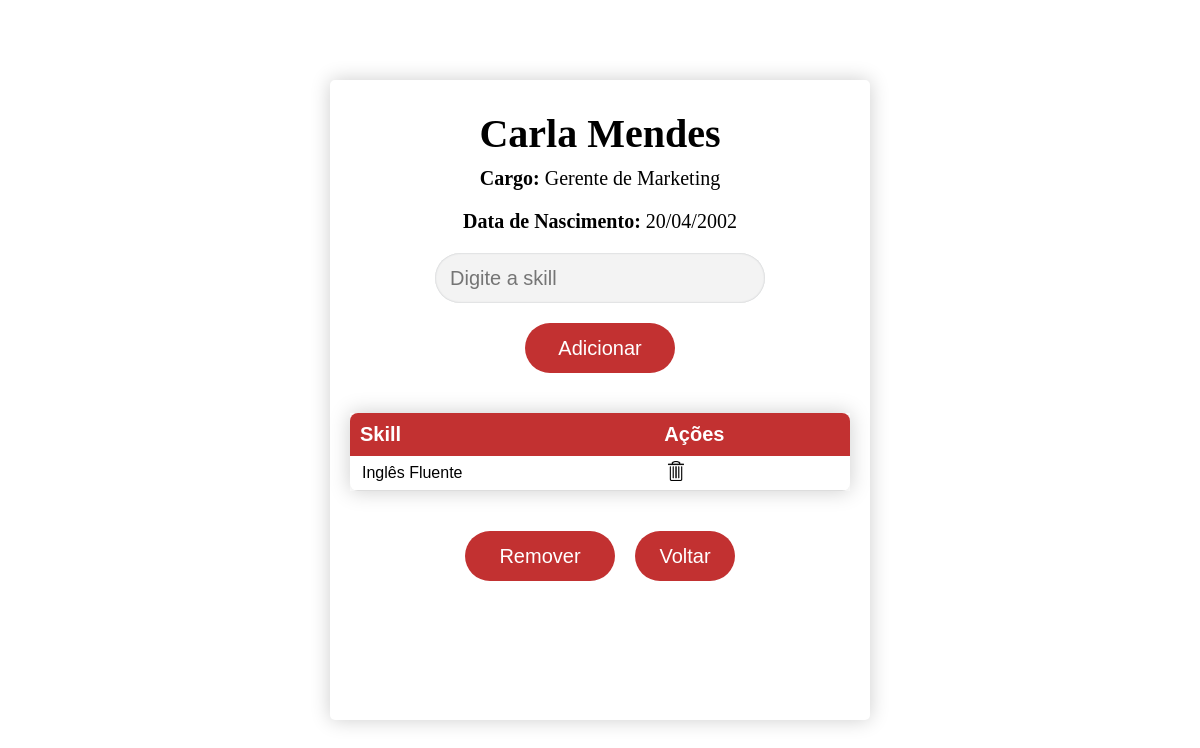
Page /funcionario/38/ (signed in) on the earlier database version.
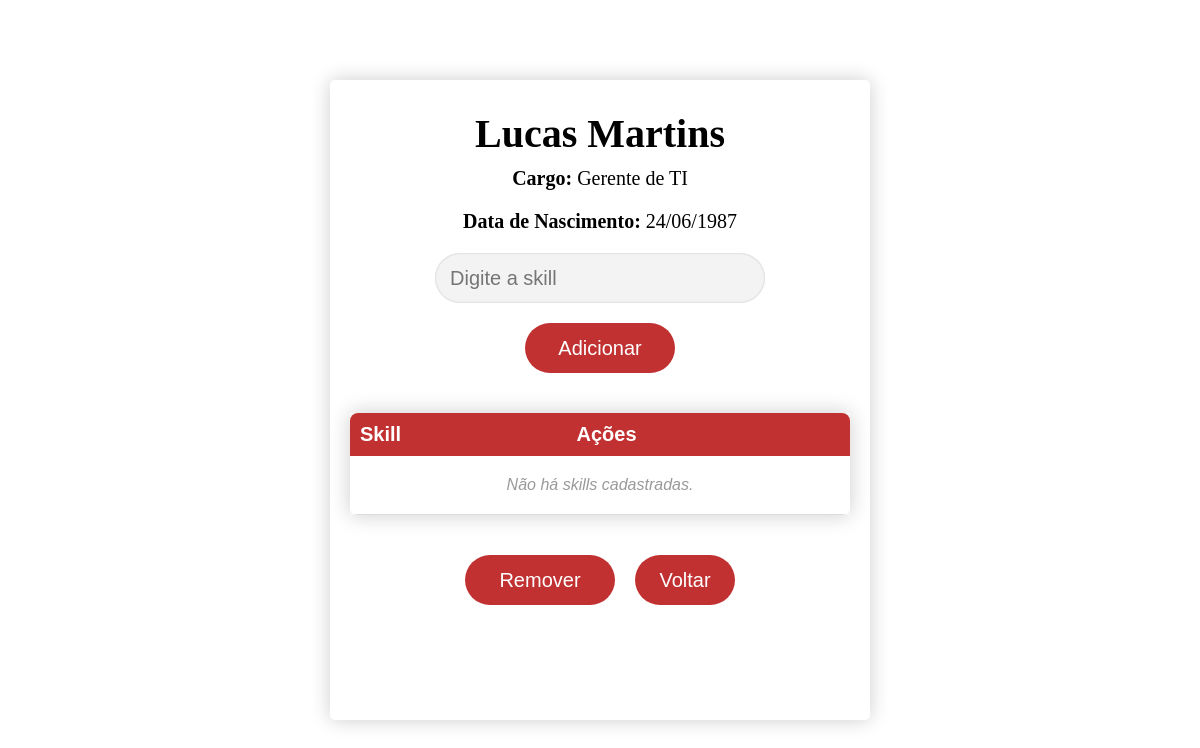
Same page on the later database version.
### app/models.py (models this page shows, shortened)
class Funcionario(models.Model):
    nome = models.CharField(max_length=100)
    cargo = models.CharField(max_length=50)
    data_nascimento = models.DateField()
    skills = models.ManyToManyField(Skill, blank=True)  # Relacionamento ManyToMany com Skill

class Skill(models.Model):
    nome = models.CharField(max_length=100)

### app/views.py (the view)
# urls.py: path('funcionario/<int:funcionario_id>/', views.funcionario_detalhes, name='funcionario_detail'),  # Corrigido para nome correto da URL)
@login_required(login_url='login')
def funcionario_detalhes(request, funcionario_id):
    funcionario = get_object_or_404(Funcionario, id=funcionario_id)
    return render(request, 'skills.html', {'funcionario': funcionario})

### app/templates/skills.html (shortened to what this page needs)
{% extends 'layout.html' %}
{% load static %}
{% block extrahead %}
    <link rel="stylesheet" href="{% static 'app/css/skills.css' %}">
{% endblock %}
{% block content %}
    <div class="skillsContainer">
        <h1>{{ funcionario.nome }}</h1>
        <p><strong>Cargo:</strong> {{ funcionario.cargo }}</p>
        <p><strong>Data de Nascimento:</strong> {{ funcionario.data_nascimento|date:"d/m/Y" }}</p>
        <form method="post" action="{% url 'add_skill' funcionario.id %}">
            <input id="skillInput" name="skill" type="text" placeholder="Digite a skill">
            <button type="submit">Adicionar</button>
        </form>
        <div class="skillsList">
            <table id="skillsTable">
                <thead>
                    <tr>
                        <th>Skill</th>
                        <th>Ações</th>
                    </tr>
                </thead>
                <tbody>
                    {% for skill in funcionario.skills.all %}
                        <tr>
                            <td>{{ skill.nome }}</td>
                            <td>
                                <a href="{% url 'remove_skill' funcionario.id skill.id %}" class="remove-skill">
                                    <img src="{% static 'app/img/icons/delete.png' %}" alt="">
                                </a>
                            </td>
                        </tr>
                    {% empty %}
                        <tr>
                            <td colspan="2">Não há skills cadastradas.</td>
                        </tr>
                    {% endfor %}
                </tbody>
            </table>
        </div>
        <div class="buttons">
            <form method="post" action="{% url 'remove_funcionario' funcionario.id %}">
                <button type="submit" class="deleteBtn" onclick="return confirm('Deseja realmente remover este funcionário?')">Remover</button>
            </form>
            <button class="goBackBtn" onclick="location.href='{% url 'main' %}'">Voltar</button>
        </div>
    </div>
{% endblock %}

Differences in the rows shown:
removed Skill: nome "Inglês Fluente"
changed Funcionario: nome "Carla Mendes" → "Lucas Martins"; cargo "Gerente de Marketing" → "Gerente de TI"; data_nascimento "20/04/2002" → "24/06/1987"
Other differences:
text now shown: "Não há skills cadastradas."
